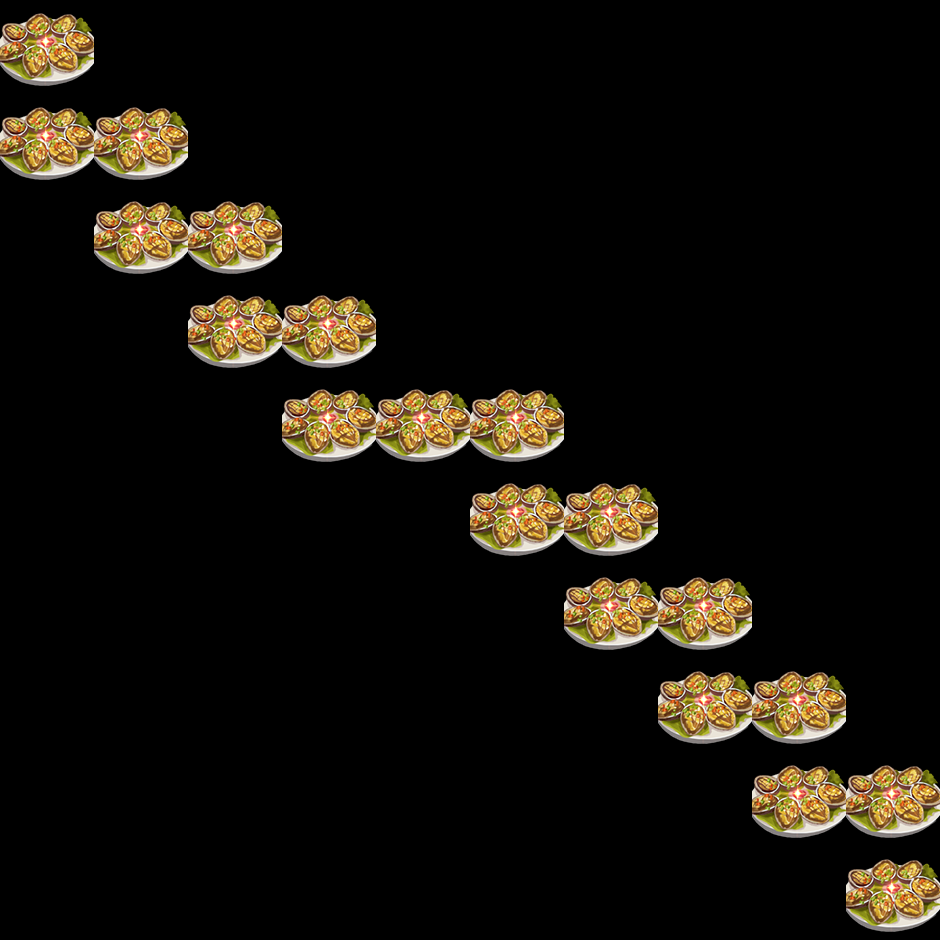

The image is a tile-based game level rendered from a .tmx file. Its description and complete source (layers, tilesets, objects, tile grids) follow:
An orthogonal 10x10 tile map with 94x94 px tiles, 1 tile layer (块层 1).

<map version="1.0" orientation="orthogonal" renderorder="right-down" width="10" height="10" tilewidth="94" tileheight="94" nextobjectid="1">
 <tileset firstgid="1" name="cai01" tilewidth="94" tileheight="94" tilecount="1" columns="1">
  <image source="cai01.png" width="94" height="94" />
 </tileset>
 <layer name="块层 1" width="10" height="10">
  <data encoding="csv">
1,0,0,0,0,0,0,0,0,0,
1,1,0,0,0,0,0,0,0,0,
0,1,1,0,0,0,0,0,0,0,
0,0,1,1,0,0,0,0,0,0,
0,0,0,1,1,1,0,0,0,0,
0,0,0,0,0,1,1,0,0,0,
0,0,0,0,0,0,1,1,0,0,
0,0,0,0,0,0,0,1,1,0,
0,0,0,0,0,0,0,0,1,1,
0,0,0,0,0,0,0,0,0,1
</data>
 </layer>
</map>